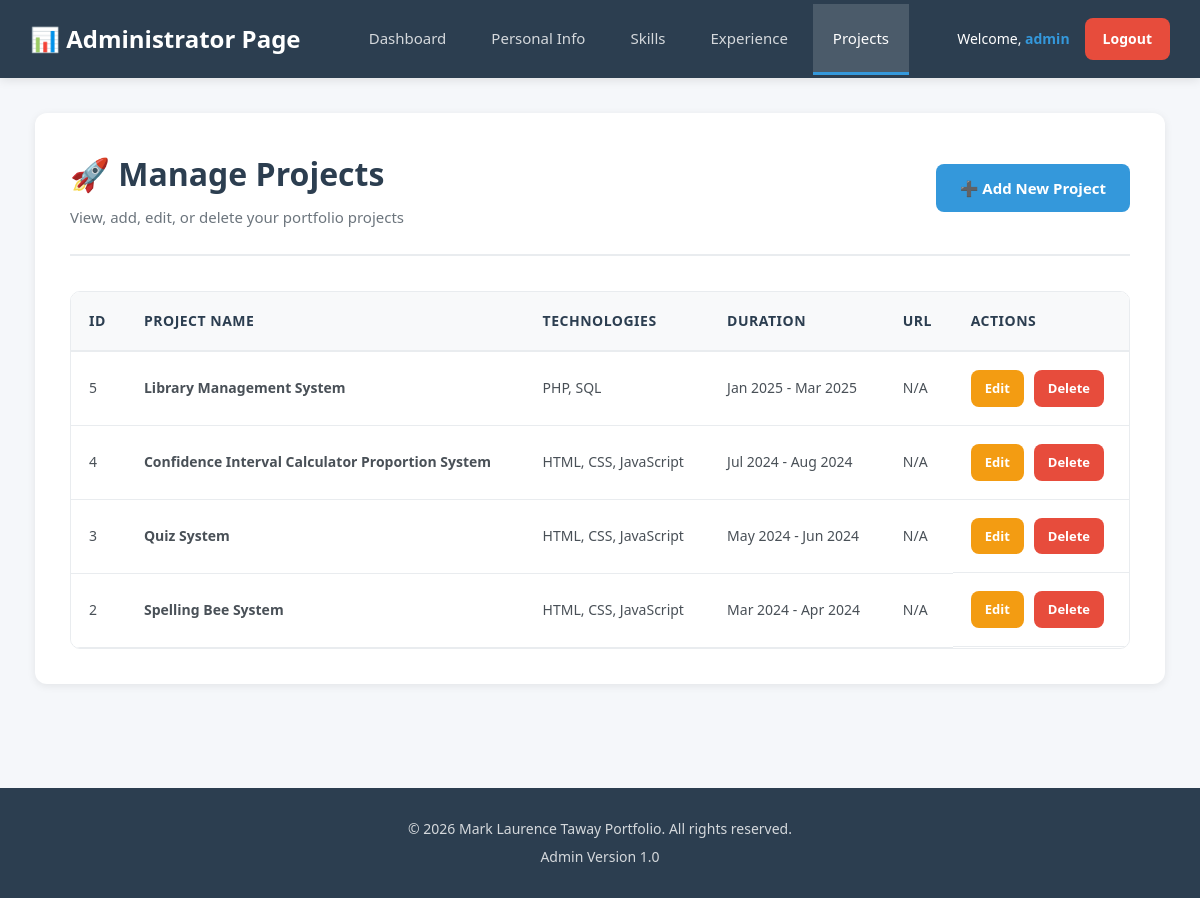
The app's page /admin/manage_projects.php (signed in) with its own data.
### tables this page shows
CREATE TABLE `projects` (
  `id` int(11) NOT NULL,
  `project_name` varchar(150) NOT NULL,
  `description` text DEFAULT NULL,
  `technologies` varchar(255) DEFAULT NULL,
  `project_url` varchar(255) DEFAULT NULL,
  `image_url` varchar(255) DEFAULT NULL,
  `start_date` date DEFAULT NULL,
  `end_date` date DEFAULT NULL,
  `created_at` timestamp NOT NULL DEFAULT current_timestamp(),
  `updated_at` timestamp NOT NULL DEFAULT current_timestamp() ON UPDATE current_timestamp()
);

### admin/manage_projects.php (the view, shortened to what this page needs)
<?php
include 'header.php';
$result = $conn->query("SELECT * FROM projects ORDER BY start_date DESC");
?>
<div class="page-content">
    <div class="page-header">
        <div>
            <h1>🚀 Manage Projects</h1>
            <p>View, add, edit, or delete your portfolio projects</p>
        </div>
        <a href="add_edit_project.php" class="btn btn-primary">➕ Add New Project</a>
    </div>
    <div class="table-container">
        <?php if ($result->num_rows > 0): ?>
            <table class="admin-table">
                <thead>
                    <tr>
                        <th>ID</th>
                        <th>Project Name</th>
                        <th>Technologies</th>
                        <th>Duration</th>
                        <th>URL</th>
                        <th>Actions</th>
                    </tr>
                </thead>
                <tbody>
                    <?php while ($row = $result->fetch_assoc()): ?>
                        <tr>
                            <td><?php echo $row['id']; ?></td>
                            <td><strong><?php echo htmlspecialchars($row['project_name']); ?></strong></td>
                            <td><?php echo htmlspecialchars($row['technologies']); ?></td>
                            <td>
                                <?php
                                    if ($row['start_date']) {
                                        $start = date('M Y', strtotime($row['start_date']));
                                        $end = $row['end_date'] ? date('M Y', strtotime($row['end_date'])) : 'Ongoing';
                                        echo "$start - $end";
                                    } else {
                                        echo 'N/A';
                                    }
                                ?>
                            </td>
                            <td>
                                <?php if ($row['project_url']): ?>
                                    <a href="<?php echo htmlspecialchars($row['project_url']); ?>" target="_blank" class="link-external">View →</a>
                                <?php else: ?>
                                    N/A
                                <?php endif; ?>
                            </td>
                            <td class="action-buttons">
                                <a href="add_edit_project.php?id=<?php echo $row['id']; ?>" class="btn btn-sm btn-edit">Edit</a>
                                <a href="delete_project.php?id=<?php echo $row['id']; ?>"
                                   class="btn btn-sm btn-delete"
                                   onclick="return confirm('Are you sure you want to delete this project?')">Delete</a>
                            </td>
                        </tr>
                    <?php endwhile; ?>
                </tbody>
            </table>
        <?php endif; ?>
    </div>
</div>
<?php include 'footer.php'; ?>

### admin/admin_style.css (style rules this page uses)
* { margin: 0; padding: 0; box-sizing: border-box; }
body { font-family: 'Segoe UI', Tahoma, Geneva, Verdana, sans-serif; background: #f5f7fa; color: #2c3e50; line-height: 1.6; }
.page-content { background: white; border-radius: 12px; padding: 35px; box-shadow: 0 2px 8px rgba(0, 0, 0, 0.08); }
.page-header { display: flex; justify-content: space-between; align-items: center; margin-bottom: 35px; padding-bottom: 25px; border-bottom: 2px solid #e9ecef; }
.page-header h1 { font-size: 32px; color: #2c3e50; margin-bottom: 5px; }
.page-header p { color: #6c757d; margin-top: 5px; font-size: 15px; }
.table-container { overflow-x: auto; border-radius: 10px; border: 1px solid #e9ecef; }
.admin-table { width: 100%; border-collapse: collapse; background: white; }
.admin-table thead { background: #f8f9fa; }
.admin-table th { padding: 18px; text-align: left; font-weight: 600; color: #2c3e50; border-bottom: 2px solid #e9ecef; font-size: 14px; text-transform: uppercase; letter-spacing: 0.5px; }
.admin-table td { padding: 18px; border-bottom: 1px solid #e9ecef; font-size: 14px; color: #495057; }
.admin-table tbody tr { transition: background 0.2s ease; }
.action-buttons { display: flex; gap: 10px; }
.btn { padding: 12px 24px; border: none; border-radius: 8px; font-size: 15px; font-weight: 600; cursor: pointer; text-decoration: none; display: inline-block; transition: all 0.3s ease; text-align: center; }
.btn-primary { background: #3498db; color: white; }
.btn-sm { padding: 8px 14px; font-size: 13px; }
.btn-edit { background: #f39c12; color: white; }
.btn-delete { background: #e74c3c; color: white; }

### admin/header.php (style rules this page uses)
body { font-family: 'Segoe UI', Tahoma, Geneva, Verdana, sans-serif; background: #f5f7fa; margin: 0; padding: 0; }

### records on screen
projects: id "5", project_name "Library Management System", technologies "PHP, SQL", start_date "Jan 2025", end_date "Mar 2025", project_url "N/A"
projects: id "4", project_name "Confidence Interval Calculator Proportion System", technologies "HTML, CSS, JavaScript", start_date "Jul 2024", end_date "Aug 2024", project_url "N/A"
projects: id "3", project_name "Quiz System", technologies "HTML, CSS, JavaScript", start_date "May 2024", end_date "Jun 2024", project_url "N/A"
projects: id "2", project_name "Spelling Bee System", technologies "HTML, CSS, JavaScript", start_date "Mar 2024", end_date "Apr 2024", project_url "N/A"

### other values on screen
$_SESSION['username'] "admin"
